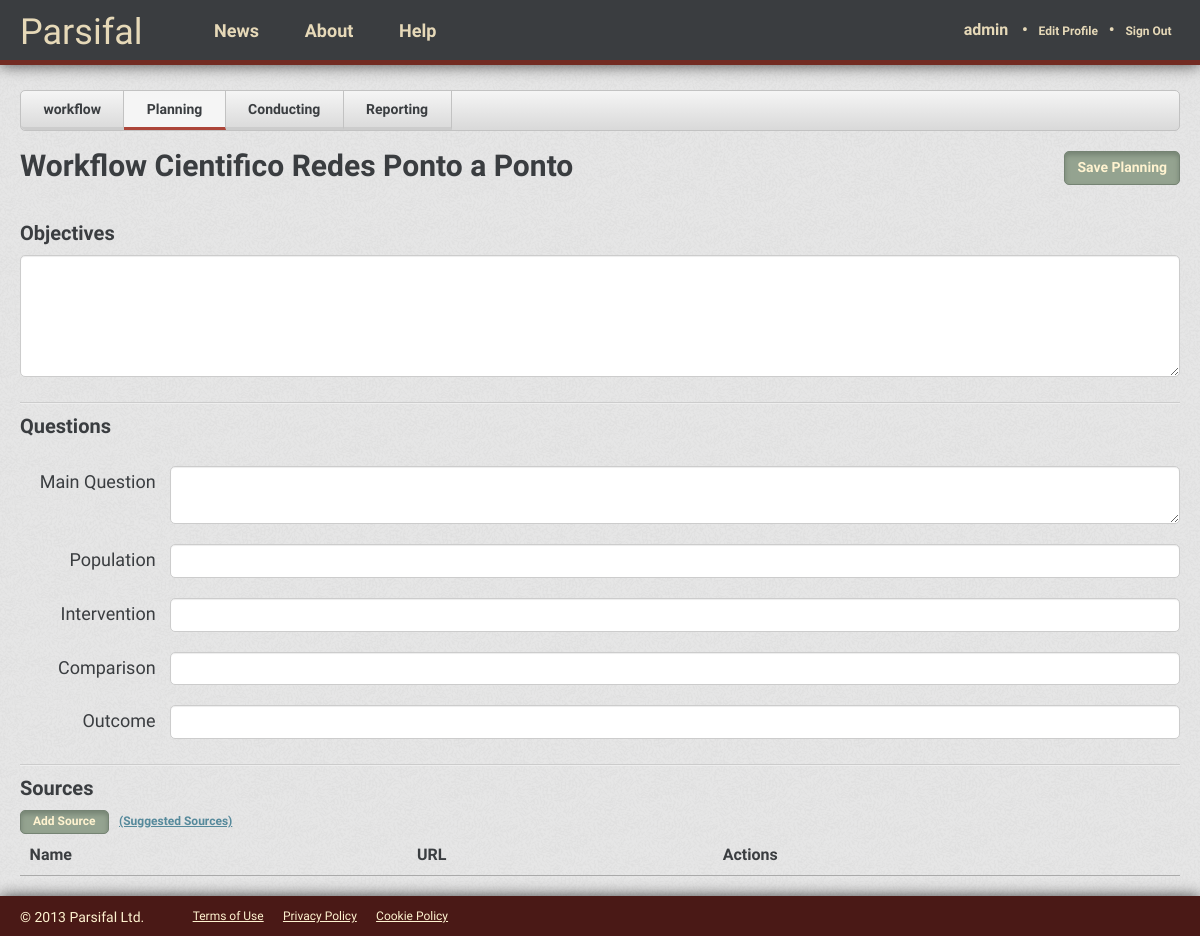
The app's page /vitorfs/workflow/planning/ (signed in), older data.
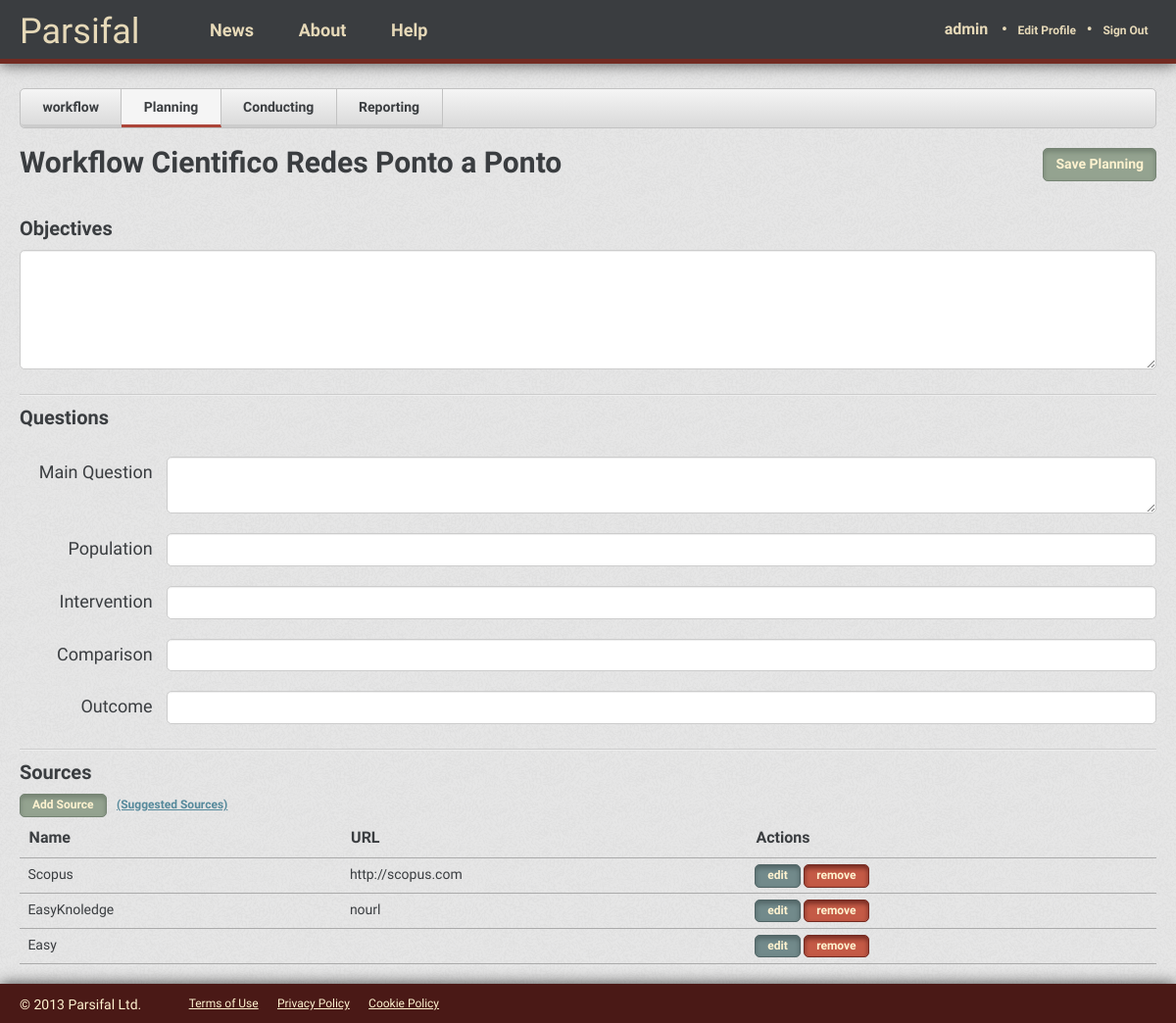
The same page, newer data.
### reviews/models.py (models this page shows, shortened)
class Source(models.Model):
    name = models.CharField(max_length=100)
    url = models.CharField(max_length=200)
    class Meta:
        verbose_name = "Source"
        verbose_name_plural = "Sources"

### reviews/views.py (the view)
@login_required
def planning(request, username, review_name):
    review = Review.objects.get(short_name=review_name)
    context = RequestContext(request, {'review': review})
    return render_to_response('reviews/planning.html', context)

### reviews/templates/reviews/planning.html (shortened to what this page needs)
{% extends 'base_app.html' %}
{% block head_extra %}
  <link href="{{ STATIC_URL }}css/review.css" rel="stylesheet" media="screen">
  <link href="{{ STATIC_URL }}css/planning.css" rel="stylesheet" media="screen">
{% endblock head_extra %}
{% block content %}
  <ul class="review-menu">
    <li><a href="/{{ review.user.username }}/{{ review.short_name }}/">{{ review.short_name }}</a></li>
    <li class="active"><a href="/{{ review.user.username }}/{{ review.short_name }}/planning/">Planning</a></li>
    <li><a href="/{{ review.user.username }}/{{ review.short_name }}/conducting/">Conducting</a></li>
    <li><a href="/{{ review.user.username }}/{{ review.short_name }}/reporting/">Reporting</a></li>
  </ul>
  <button type="button" class="btn btn-success pull-right">Save Planning</button>
  <h1>{{ review.title }}</h1>
  <form method="post" action="." class="form-block">
    <div class="form-row">
      <h2>Objectives</h2>
      <textarea rows="5"></textarea>
    </div>
  </form>
  <hr>
  <h2>Questions</h2>
  <form method="post" action="." class="form-block">
    <div class="form-row">
      <div class="label-container">
        <label for="">Main Question</label>
      </div>
      <div class="input-container">
        <textarea rows="2"></textarea>
      </div>
    </div>
    <div class="form-row">
      <div class="label-container">
        <label for="population">Population</label>
      </div>
      <div class="input-container">
        <input type="text" id="population" name="population" placeholder="">
      </div>
    </div>
    <div class="form-row">
      <div class="label-container">
        <label for="">Intervention</label>
      </div>
      <div class="input-container">
        <input type="text" id="" name="" placeholder="">
      </div>
    </div>
    <div class="form-row">
      <div class="label-container">
        <label for="">Comparison</label>
      </div>
      <div class="input-container">
        <input type="text" id="" name="" placeholder="">
      </div>
    </div>
    <div class="form-row">
      <div class="label-container">
        <label for="">Outcome</label>
      </div>
      <div class="input-container">
        <input type="text" id="" name="" placeholder="">
      </div>
    </div>
  </form>
  <hr>
  <h2>Sources</h2>
  <button type="button" class="btn btn-success btn-small" id="btn-add-source">Add Source</button>
  <button type="button" class="btn btn-link btn-small" style="margin-left: 8px;" id="btn-suggested-sources">(Suggested Sources)</button>
  <table class="table" id="tbl-sources">
    <thead>
      <tr>
        <th>Name</th>
        <th>URL</th>
        <th>Actions</th>
      </tr>
    </thead>
    <tbody>
      {% for source in review.sources.all %}
        <tr source-id="{{ source.id }}">
          <td>{{ source.name }}</td>
          <td>{{ source.url }}</td>
          <td><button type="button" class="btn btn-small">edit</button> <button type="button" class="btn btn-warning btn-small btn-remove-source">remove</a></td>
        </tr>
      {% endfor %}
    </tbody>
  </table>
{% endblock content %}

Row changes from the older to the newer data that the page shows:
added Source: name "Scopus", url "http://scopus.com"
added Source: name "EasyKnoledge", url "nourl"
added Source: name "Easy"
